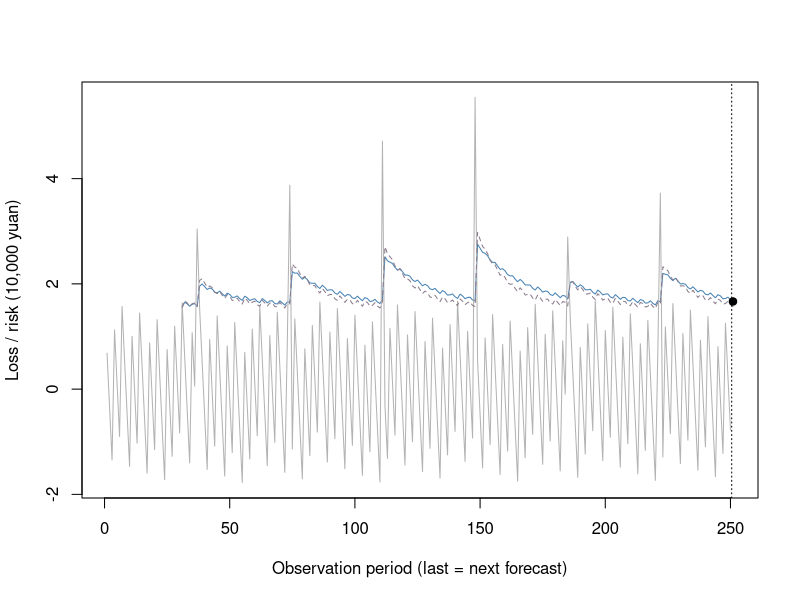

The R source for this figure:
# 用户填写来源（未核实）：未提供
# 合成教学数据，非真实市场行情
# 单期简单收益，小数；不进行年化或多日缩放
R <- c(-0.006822222222222222,
  0.003316666666666667,
  0.013455555555555556,
  -0.011266666666666668,
  -0.001127777777777778,
  0.00901111111111111,
  -0.01571111111111111,
  -0.005572222222222222,
  0.004566666666666667,
  0.014705555555555555,
  -0.010016666666666669,
  0.00012222222222222224,
  0.010261111111111111,
  -0.014461111111111112,
  -0.004322222222222222,
  0.005816666666666666,
  0.015955555555555556,
  -0.008766666666666667,
  0.0013722222222222224,
  0.01151111111111111,
  -0.013211111111111113,
  -0.003072222222222222,
  0.007066666666666666,
  0.017205555555555557,
  -0.007516666666666665,
  0.0026222222222222224,
  0.012761111111111112,
  -0.011961111111111113,
  -0.0018222222222222223,
  0.008316666666666665,
  -0.016405555555555555,
  -0.006266666666666666,
  0.003872222222222222,
  0.014011111111111111,
  -0.010711111111111112,
  -0.0005722222222222222,
  -0.030433333333333333,
  -0.015155555555555558,
  -0.005016666666666666,
  0.0051222222222222225,
  0.01526111111111111,
  -0.009461111111111113,
  0.0006777777777777778,
  0.010816666666666667,
  -0.013905555555555556,
  -0.0037666666666666664,
  0.006372222222222223,
  0.016511111111111112,
  -0.008211111111111112,
  0.0019277777777777778,
  0.012066666666666667,
  -0.012655555555555557,
  -0.0025166666666666666,
  0.007622222222222222,
  0.017761111111111113,
  -0.0069611111111111115,
  0.003177777777777778,
  0.013316666666666668,
  -0.011405555555555556,
  -0.0012666666666666666,
  0.008872222222222222,
  -0.01585,
  -0.005711111111111111,
  0.004427777777777778,
  0.014566666666666667,
  -0.010155555555555557,
  -0.00001666666666666662,
  0.010122222222222222,
  -0.0146,
  -0.004461111111111111,
  0.005677777777777778,
  0.015816666666666666,
  -0.008905555555555557,
  -0.03876666666666667,
  0.011372222222222223,
  -0.01335,
  -0.0032111111111111108,
  0.006927777777777778,
  0.017066666666666667,
  -0.007655555555555555,
  0.0024833333333333335,
  0.012622222222222222,
  -0.012100000000000001,
  -0.001961111111111111,
  0.008177777777777779,
  -0.016544444444444445,
  -0.006405555555555556,
  0.0037333333333333333,
  0.013872222222222223,
  -0.01085,
  -0.0007111111111111111,
  0.009427777777777778,
  -0.015294444444444446,
  -0.005155555555555556,
  0.0049833333333333335,
  0.015122222222222223,
  -0.009600000000000001,
  0.0005388888888888889,
  0.010677777777777776,
  -0.014044444444444444,
  -0.0039055555555555553,
  0.006233333333333334,
  0.016372222222222226,
  -0.008350000000000002,
  0.001788888888888889,
  0.011927777777777777,
  -0.012794444444444445,
  -0.0026555555555555555,
  0.007483333333333334,
  0.017622222222222223,
  -0.0471,
  0.003038888888888889,
  0.013177777777777776,
  -0.011544444444444446,
  -0.0014055555555555555,
  0.008733333333333333,
  -0.01598888888888889,
  -0.00585,
  0.004288888888888889,
  0.014427777777777777,
  -0.010294444444444445,
  -0.00015555555555555554,
  0.009983333333333334,
  -0.01473888888888889,
  -0.0046,
  0.005538888888888888,
  0.015677777777777777,
  -0.009044444444444445,
  0.0010944444444444445,
  0.011233333333333331,
  -0.013488888888888889,
  -0.0033499999999999997,
  0.006788888888888889,
  0.016927777777777778,
  -0.007794444444444445,
  0.0023444444444444446,
  0.012483333333333332,
  -0.01223888888888889,
  -0.0021,
  0.008038888888888889,
  -0.01668333333333333,
  -0.006544444444444444,
  0.0035944444444444444,
  0.013733333333333332,
  -0.01098888888888889,
  -0.0008500000000000001,
  0.009288888888888888,
  -0.055433333333333334,
  -0.0052944444444444445,
  0.004844444444444445,
  0.014983333333333333,
  -0.009738888888888889,
  0.0004,
  0.010538888888888888,
  -0.014183333333333334,
  -0.004044444444444444,
  0.006094444444444445,
  0.016233333333333332,
  -0.00848888888888889,
  0.00165,
  0.011788888888888889,
  -0.012933333333333333,
  -0.002794444444444444,
  0.007344444444444444,
  0.017483333333333333,
  -0.0072388888888888885,
  0.0029000000000000002,
  0.013038888888888888,
  -0.011683333333333334,
  -0.0015444444444444446,
  0.008594444444444444,
  -0.016127777777777776,
  -0.005988888888888888,
  0.00415,
  0.014288888888888887,
  -0.010433333333333333,
  -0.00029444444444444445,
  0.009844444444444444,
  -0.014877777777777778,
  -0.004738888888888888,
  0.0054,
  0.015538888888888889,
  -0.009183333333333335,
  0.0009555555555555556,
  -0.028905555555555552,
  -0.013627777777777779,
  -0.003488888888888889,
  0.0066500000000000005,
  0.01678888888888889,
  -0.007933333333333334,
  0.0022055555555555557,
  0.012344444444444444,
  -0.012377777777777777,
  -0.002238888888888889,
  0.007899999999999999,
  -0.01682222222222222,
  -0.006683333333333334,
  0.003455555555555556,
  0.013594444444444444,
  -0.011127777777777778,
  -0.000988888888888889,
  0.00915,
  -0.015572222222222225,
  -0.005433333333333333,
  0.004705555555555556,
  0.014844444444444443,
  -0.009877777777777777,
  0.00026111111111111116,
  0.0104,
  -0.014322222222222224,
  -0.004183333333333333,
  0.005955555555555556,
  0.016094444444444446,
  -0.00862777777777778,
  0.001511111111111111,
  0.011649999999999999,
  -0.013072222222222225,
  -0.002933333333333333,
  0.007205555555555556,
  0.017344444444444447,
  -0.007377777777777778,
  -0.03723888888888889,
  0.0129,
  -0.011822222222222224,
  -0.0016833333333333333,
  0.008455555555555555,
  -0.016266666666666665,
  -0.006127777777777778,
  0.004011111111111111,
  0.01415,
  -0.010572222222222224,
  -0.00043333333333333326,
  0.009705555555555556,
  -0.015016666666666668,
  -0.004877777777777778,
  0.005261111111111111,
  0.015399999999999999,
  -0.009322222222222223,
  0.0008166666666666667,
  0.010955555555555555,
  -0.013766666666666668,
  -0.0036277777777777775,
  0.006511111111111112,
  0.01665,
  -0.008072222222222224,
  0.0020666666666666667,
  0.012205555555555555,
  -0.012516666666666669,
  -0.0023777777777777777,
  0.007761111111111112)
n <- length(R)
N <- 1000000
gamma <- 0.95
k <- 30
lambda <- 0.94
omega <- 0.000002
a <- 0.08
b <- 0.9
threshold <- 0.8
train <- 150
L <- -N*R
dates <- seq_len(n)
stopifnot(n>=2,all(is.finite(R)),all(R>=-1),N>0,gamma>0,gamma<1)

risk <- function(r, gamma, N) {
  L <- -N*r; x <- sort(L); n <- length(L); j <- seq_len(n)
  w <- pmax(0,pmin(j/n-gamma,1/n)); z <- qnorm(gamma)
  c(hVaR=unname(quantile(L,gamma,type=1)),hES=sum(x*w)/(1-gamma),
    nVaR=mean(L)+sd(L)*z,nES=mean(L)+sd(L)*dnorm(z)/(1-gamma))
}
dynamic <- function(R,gamma,N,k,lambda,omega,a,b,model,h0=NULL) {
  stopifnot(k>=2,k<length(R),k==floor(k),lambda>0,lambda<1)
  if(model=="garch")stopifnot(omega>0,a>=0,b>=0,a+b<1)
  n <- length(R); mu <- mean(R[seq_len(k)]); h <- rep(NA_real_,n+1)
  h[k+1] <- if(is.null(h0))var(R[seq_len(k)])else h0
  stopifnot(is.finite(h[k+1]),h[k+1]>=0)
  for(t in seq.int(k+1,n)) {
    # h[t] is predicted before observing R[t]; update only h[t+1]
    h[t+1] <- if(model=="ewma") lambda*h[t]+(1-lambda)*(R[t]-mu)^2 else
      omega+a*(R[t]-mu)^2+b*h[t]
  }
  sigma <- sqrt(h); z <- qnorm(gamma)
  list(h=h,sigma=sigma,VaR=N*(-mu+sigma*z),
    ES=N*(-mu+sigma*dnorm(z)/(1-gamma)),mu=mu)
}
# Deterministic Nelder-Mead, same objective and stopping rule as browser.
nm <- function(fn,start) {
  v <- rbind(start,start+c(.12,0),start+c(0,.18)); f <- apply(v,1,fn)
  for(iter in 0:1999) {
    ord <- order(f); v <- v[ord,,drop=FALSE]; f <- f[ord]
    spread <- max(abs(sweep(v[-1,,drop=FALSE],2,v[1,],"-")))
    if(spread<1e-8 && abs(f[3]-f[1])<1e-9)
      return(list(par=v[1,],value=f[1],converged=is.finite(f[1]),iter=iter))
    cent <- (v[1,]+v[2,])/2; r <- cent+(cent-v[3,]); fr <- fn(r)
    if(fr<f[1]) {
      e <- cent+2*(cent-v[3,]); fe <- fn(e)
      if(fe<fr){v[3,]<-e;f[3]<-fe}else{v[3,]<-r;f[3]<-fr}
    } else if(fr<f[2]) {v[3,]<-r;f[3]<-fr} else {
      outside <- fr<f[3]; cx <- cent+.5*((if(outside) r else v[3,])-cent)
      fc <- fn(cx)
      if(fc<(if(outside) fr else f[3])){v[3,]<-cx;f[3]<-fc}else{
        for(j in 2:3){v[j,]<-(v[j,]+v[1,])/2;f[j]<-fn(v[j,])}
      }
    }
  }
  list(par=v[which.min(f),],value=min(f),converged=FALSE,iter=2000)
}
gpd_risk <- function(u,pu,xi,b,gamma) {
  stopifnot(b>0,pu>0,pu<=1,gamma>0,gamma<1)
  if(1-gamma>=pu) stop("Target quantile must exceed threshold")
  lr <- log(pu/(1-gamma))
  VaR <- u+b*if(abs(xi)<1e-8) lr else expm1(xi*lr)/xi
  ES <- if(xi>=1) Inf else VaR+(b+xi*(VaR-u))/(1-xi)
  c(VaR=VaR,ES=ES)
}
fit_gpd <- function(R,gamma,N,threshold) {
  L <- -N*R; u <- unname(quantile(L,threshold,type=1)); Y <- L[L>u]-u
  nu <- length(Y); pu <- nu/length(L)
  if(nu<20) stop("Fewer than 20 strict threshold exceedances")
  scale <- mean(Y); if(!is.finite(scale)||scale<=0)stop("Degenerate tail")
  y <- Y/scale
  fn <- function(par) {
    xi<-par[1];lb<-par[2]
    if(xi<=-.49||xi>=5||lb< -20||lb>20)return(1e100)
    b<-exp(lb); if(any(1+xi*y/b<=0))return(1e100)
    length(y)*lb+if(abs(xi)<1e-8)sum(y/b) else (1+1/xi)*sum(log1p(xi*y/b))
  }
  fits <- lapply(c(-.2,.1,.6,1.2),function(x)nm(fn,c(x,0)))
  fits <- Filter(function(x)x$converged&&x$value<1e99,fits)
  if(!length(fits))stop("GPD optimization failed")
  fit<-fits[[which.min(sapply(fits,function(x)x$value))]]
  xi<-fit$par[1];b<-exp(fit$par[2])*scale
  if(xi < -.4899||xi>4.9999)stop("GPD shape search boundary: unstable fit")
  est<-gpd_risk(u,pu,xi,b,gamma)
  list(u=u,Y=Y,nu=nu,pu=pu,xi=xi,b=b,VaR=est[[1]],ES=est[[2]],
    logLikelihood=-fit$value-nu*log(scale),converged=TRUE)
}
kupiec <- function(n,x,p0) {
  stopifnot(n>=1,x>=0,x<=n,p0>0,p0<1)
  term <- function(count,p)if(count==0)0 else count*log(p)
  phat<-x/n;ll0<-term(x,p0)+term(n-x,1-p0)
  ll1<-term(x,phat)+term(n-x,1-phat)
  LR<-max(0,2*(ll1-ll0))
  c(n=n,x=x,rate=phat,p0=p0,LR=LR,p=pchisq(LR,df=1,lower.tail=FALSE))
}
backtest <- function(R,gamma,N,train,lambda,omega,a,b) {
  stopifnot(train>=30,length(R)-train>=20)
  n<-length(R); ids<-seq.int(train+1,n); L<- -N*R[ids]
  static<-risk(R[seq_len(train)],gamma,N)
  ew<-dynamic(R,gamma,N,train,lambda,omega,a,b,"ewma")
  ga<-tryCatch(dynamic(R,gamma,N,train,lambda,omega,a,b,"garch"),error=function(e)list(error=conditionMessage(e)))
  predictions<-list(historical=list(VaR=rep(static[1],length(ids)),ES=rep(static[2],length(ids))),
    normal=list(VaR=rep(static[3],length(ids)),ES=rep(static[4],length(ids))),
    ewma=list(VaR=ew$VaR[ids],ES=ew$ES[ids]),garch=if(is.null(ga$error))list(VaR=ga$VaR[ids],ES=ga$ES[ids])else ga)
  models<-lapply(predictions,function(p){
    if(!is.null(p$error))return(p)
    valid<-is.finite(L)&is.finite(p$VaR);hit<-valid&L>p$VaR
    es_ids<-hit&is.finite(p$ES)
    actual<-if(any(es_ids))mean(L[es_ids])else NA_real_
    predicted<-if(any(es_ids))mean(p$ES[es_ids])else NA_real_
    list(VaR=p$VaR,ES=p$ES,hits=which(hit),
      test=kupiec(sum(valid),sum(hit),1-gamma),
      meanActual=actual,meanES=predicted,bias=actual-predicted)
  })
  list(L=L,ids=ids,models=models)
}
# Conditional Gaussian GARCH fit: fixed training mean, h[1]=training sample variance.
# Scale residuals by training SD for optimization; transform variance back afterward.
gdecode <- function(t) {
  ea<-exp(t[2]);eb<-exp(t[3]);den<-1+ea+eb
  c(w=exp(t[1]),a=ea/den,b=eb/den)
}
gsimplex <- function(fn,start,maxIter=1800) {
  d<-length(start);v<-rbind(start,matrix(rep(start,d),nrow=d,byrow=TRUE)+diag(.25,d))
  f<-apply(v,1,fn)
  for(it in seq_len(maxIter)-1) {
    ord<-order(f);v<-v[ord,,drop=FALSE];f<-f[ord]
    spread<-max(abs(sweep(v[-1,,drop=FALSE],2,v[1,],"-")))
    if(spread<1e-6&&f[d+1]-f[1]<1e-8)
      return(list(par=v[1,],value=f[1],converged=TRUE,iterations=it))
    cent<-colMeans(v[seq_len(d),,drop=FALSE]);r<-2*cent-v[d+1,];fr<-fn(r)
    if(fr<f[1]){e<-cent+2*(r-cent);fe<-fn(e)
      if(fe<fr){v[d+1,]<-e;f[d+1]<-fe}else{v[d+1,]<-r;f[d+1]<-fr}
    }else if(fr<f[d]){v[d+1,]<-r;f[d+1]<-fr}else{
      outside<-fr<f[d+1];cx<-cent+.5*((if(outside)r else v[d+1,])-cent);fc<-fn(cx)
      if(fc<(if(outside)fr else f[d+1])){v[d+1,]<-cx;f[d+1]<-fc}else{
        for(j in 2:(d+1)){v[j,]<-(v[j,]+v[1,])/2;f[j]<-fn(v[j,])}
      }
    }
  }
  j<-which.min(f);list(par=v[j,],value=f[j],converged=FALSE,iterations=maxIter)
}
garch_objective <- function(eps,t) {
  if(any(!is.finite(t))||any(abs(t)>20))return(1e100)
  p<-gdecode(t);if(p[2]+p[3]>=1)return(1e100)
  h<-1;f<-0
  for(z in eps){
    if(!is.finite(h)||h<=0)return(1e100)
    f<-f+.5*(log(2*pi)+log(h)+z*z/h)
    h<-p[1]+p[2]*z*z+p[3]*h
  }
  if(is.finite(f))f else 1e100
}
fit_garch <- function(trainR,maxIter=1800) {
  stopifnot(all(is.finite(trainR)),all(trainR>=-1))
  n<-length(trainR);if(n<60)stop("GARCH needs at least 60 training observations")
  mu<-mean(trainR);s2<-var(trainR);scale<-sqrt(s2)
  if(!is.finite(scale)||scale<=1e-12*max(1,abs(mu)))stop("Near-constant training returns")
  eps<-(trainR-mu)/scale;fn<-function(t)garch_objective(eps,t)
  original<-rbind(c(.05,.08,.87),c(.1,.15,.75),c(.5,.1,.4),
    c(.9,.05,.05),c(.01,.12,.87),c(.2,.6,.2))
  starts<-t(apply(original,1,function(p)c(log(p[1]),log(p[2]/(1-p[2]-p[3])),log(p[3]/(1-p[2]-p[3])))))
  attempts<-lapply(seq_len(nrow(starts)),function(i){
    v<-gsimplex(fn,starts[i,],maxIter)
    local<-v$converged&&all(sapply(seq_along(v$par),function(j)all(sapply(c(-1,1),function(sign){
      t<-v$par;t[j]<-t[j]+sign*1e-4;fn(t)>=v$value-1e-6
    }))))
    v$accepted<-v$converged&&local&&v$value<1e99;v
  })
  valid<-Filter(function(v)v$accepted,attempts)
  if(!length(valid))stop("GARCH optimization failed: no teaching-parameter fallback")
  best<-valid[[which.min(sapply(valid,function(v)v$value))]]
  p<-gdecode(best$par);omega<-p[1]*s2;a<-p[2];b<-p[3];h<-numeric(n+1);h[1]<-s2
  for(t in seq_len(n))h[t+1]<-omega+a*(trainR[t]-mu)^2+b*h[t]
  stopifnot(omega>0,a>=0,b>=0,a+b<1,all(is.finite(h)),all(h>0))
  list(omega=unname(omega),a=unname(a),b=unname(b),mu=mu,initial=s2,
    scale=scale,n=n,h=h,theta=best$par,logLikelihood=-best$value-n*log(scale),
    converged=TRUE,iterations=best$iterations,attempts=attempts)
}
garch_forecast <- function(R,gamma,N,train,fit) {
  stopifnot(train==fit$n,train>=60,train<length(R))
  n<-length(R);h<-rep(NA_real_,n+1);h[train+1]<-fit$h[train+1]
  for(t in seq.int(train+1,n))h[t+1]<-fit$omega+fit$a*(R[t]-fit$mu)^2+fit$b*h[t]
  sigma<-sqrt(h);z<-qnorm(gamma)
  list(h=h,sigma=sigma,VaR=N*(-fit$mu+sigma*z),
    ES=N*(-fit$mu+sigma*dnorm(z)/(1-gamma)),mu=fit$mu)
}
# Fixed initial training estimation + sequential test variance updates; no daily refitting.
garch_estimated_backtest <- function(bt,R,gamma,N,train) {
  attempt<-tryCatch({f<-fit_garch(R[seq_len(train)]);g<-garch_forecast(R,gamma,N,train,f);
    ids<-bt$ids;V<-g$VaR[ids];E<-g$ES[ids];hit<-bt$L>V
    actual<-if(any(hit))mean(bt$L[hit])else NA_real_
    predicted<-if(any(hit))mean(E[hit])else NA_real_
    list(fit=f,model=list(VaR=V,ES=E,hits=which(hit),test=kupiec(length(ids),sum(hit),1-gamma),
      meanActual=actual,meanES=predicted,bias=actual-predicted))},error=function(e)list(error=conditionMessage(e)))
  bt$fit<-attempt$fit;bt$models$garchFit<-if(is.null(attempt$error))attempt$model else list(error=attempt$error)
  bt
}


ew <- dynamic(R,gamma,N,k,lambda,omega,a,b,"ewma")
ga <- tryCatch(dynamic(R,gamma,N,k,lambda,omega,a,b,"garch",NULL),error=function(e){message(conditionMessage(e));list(h=rep(NA_real_,n+1),sigma=rep(NA_real_,n+1),VaR=rep(NA_real_,n+1),ES=rep(NA_real_,n+1))})
result <- data.frame(day=seq_len(n+1),actual_loss=c(L,NA_real_),
  ewma_h=ew$h,garch_h=ga$h,ewma_VaR=ew$VaR,garch_VaR=ga$VaR,
  ewma_ES=ew$ES,garch_ES=ga$ES)
print(tail(result,6))
print(c(mu=ew$mu,h0_ewma=ew$h[k+1],h0_garch=ga$h[k+1],long_run=omega/(1-a-b)))

if("compare"=="garch" && is.null(ga)) { message("GARCH unavailable; no substituted prediction") } else {
field <- "VaR"
factor <- 1/10000
selected <- "compare"
cur <- if(selected=="garch")ga[[field]] else ew[[field]]
y <- cur*factor
yr <- range(c(y,L/10000,if(selected=="compare"&&!is.null(ga))ga[[field]]*factor),na.rm=TRUE)
if(diff(yr)==0)yr<-yr+c(-1,1)
plot(seq_len(n+1),y,type="l",col="steelblue",ylim=yr,
 xlab="Observation period (last = next forecast)",ylab="Loss / risk (10,000 yuan)")
lines(seq_len(n),L/10000,col="grey70")
if(selected=="compare"&&!is.null(ga))lines(seq_len(n+1),ga[[field]]*factor,col="thistle4",lty=2)
abline(v=n+.5,lty=3)
points(n+1,tail(y,1),pch=19)
}
